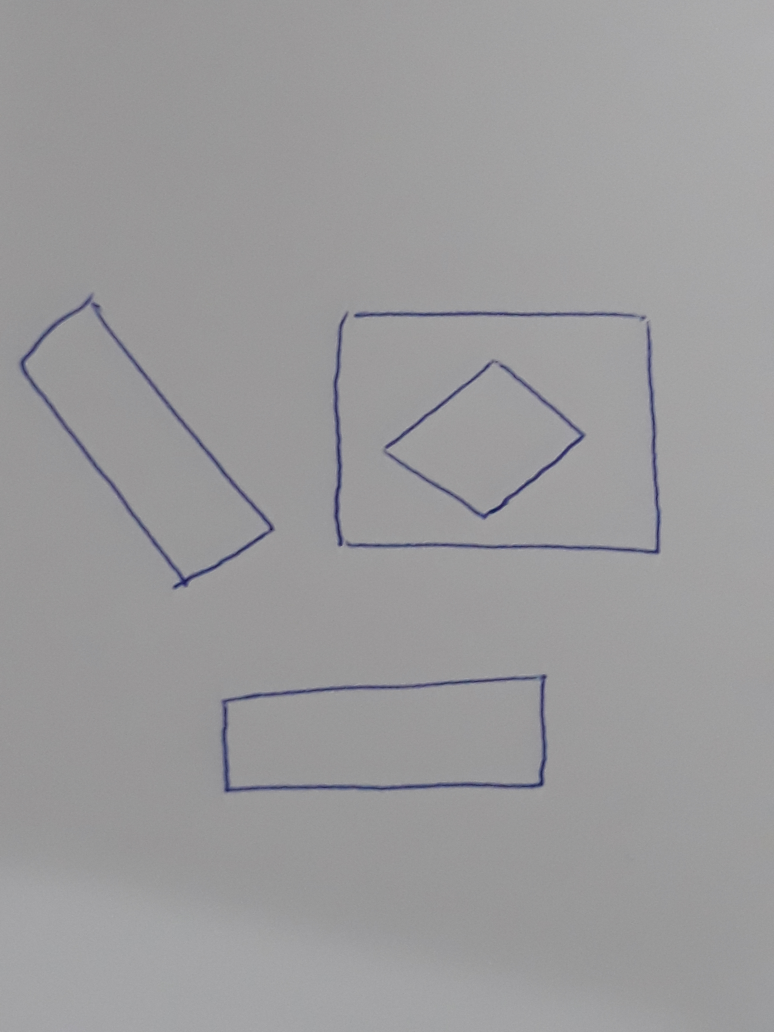
#> input picture photo1.jpg, 3096 x 4128 px (shown at 1/4 size)
$ python main.py
#> lines starting #> are read from the running program, lines starting #| are printed output that depends on the picture; after the words box and inside, x2 and y2 are one past the last pixel; in counts of white or black regions, pixels touching at a corner belong together
import math
import imutils
import cv2

img = cv2.imread('photo1.jpg') #returns numpy array of bgr numbers.
#> img is the input picture: shape (4128, 3096, 3); mean B, G, R 156.1, 154.7, 155.3
if img.shape[1] > 800:
    img = imutils.resize(img, width=800)
#> img: shape (1066, 800, 3)
grey_format_photo = cv2.cvtColor(img, cv2.COLOR_BGR2GRAY)

cv2.imshow("Grey format photo", grey_format_photo)
grey_format_photo = cv2.adaptiveThreshold(grey_format_photo, 255, cv2.ADAPTIVE_THRESH_GAUSSIAN_C, cv2.THRESH_BINARY, 11, 2)
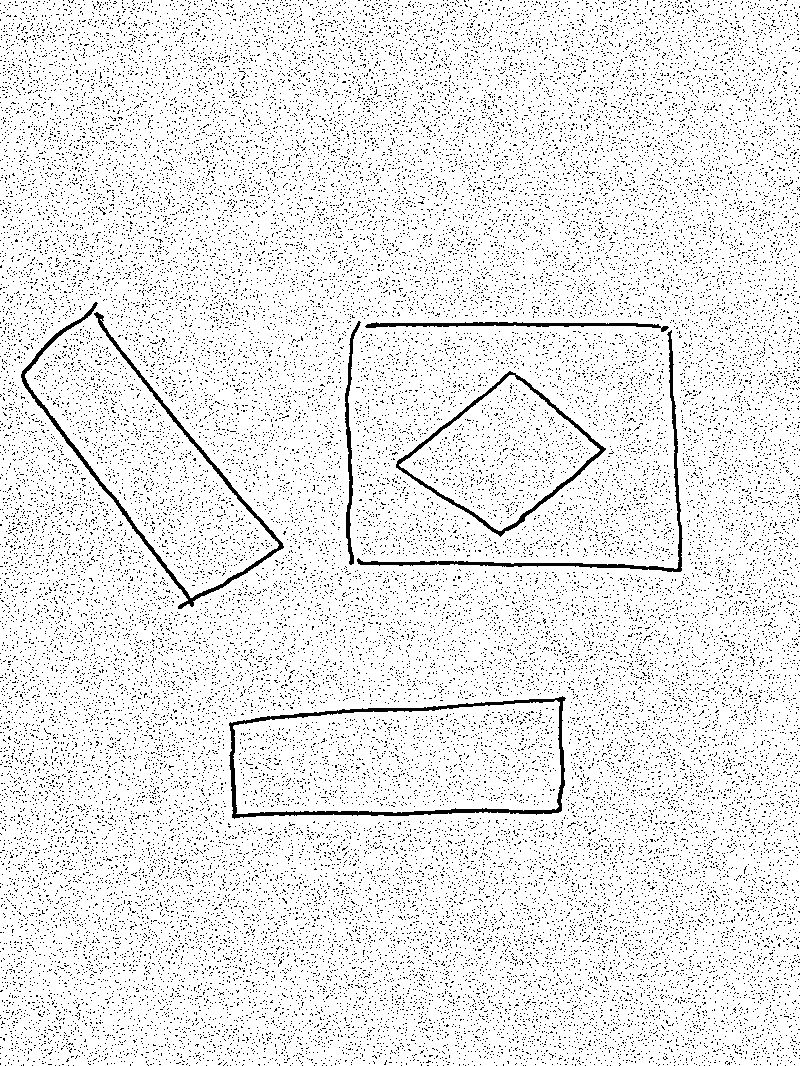
#> grey_format_photo: shape (1066, 800); 91.6% white; black in thin lines or dots
cv2.imshow("Adaptive Gaussian Thresholding", grey_format_photo)
grey_format_photo = cv2.GaussianBlur(grey_format_photo, (21, 21), cv2.BORDER_DEFAULT)
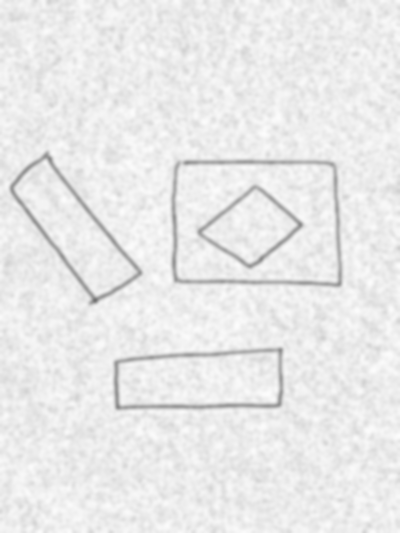
#> grey_format_photo: shape (1066, 800) (shown at 1/2 size); min 111, max 253, mean 233.5
cv2.imshow("Gaussian Blur photo", grey_format_photo)
cv2.imwrite("grey_format_photo.jpg", grey_format_photo)
canny_edged_photo = cv2.Canny(grey_format_photo, 35, 35)
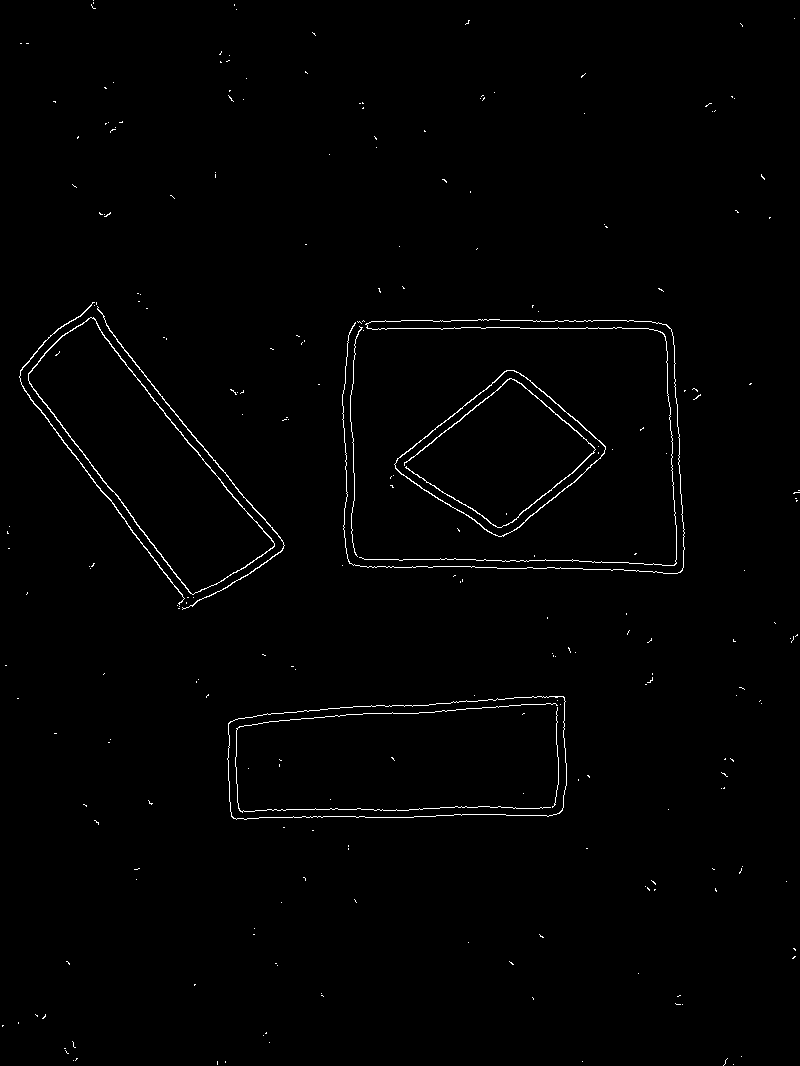
#> canny_edged_photo: shape (1066, 800); 0.95% white in thin lines or dots
cv2.imshow("Canny edged photo", canny_edged_photo)
cv2.imwrite("canny_edged_photo.jpg", canny_edged_photo)
kernel_matrix = cv2.getStructuringElement(cv2.MORPH_RECT, (7, 7))
morphological_closing = cv2.morphologyEx(canny_edged_photo, cv2.MORPH_CLOSE, kernel_matrix)
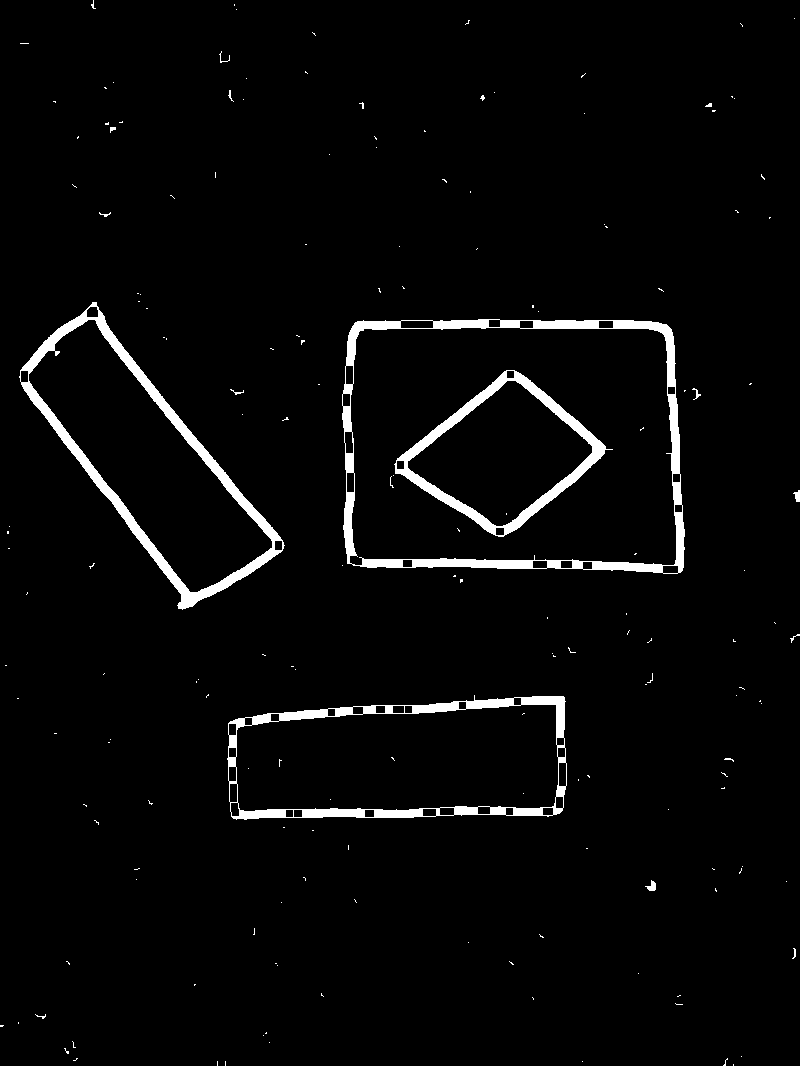
#> morphological_closing: shape (1066, 800); 3.1% white; 175 white regions (160 under 20 px)
cv2.imwrite("morphclosing.jpg", morphological_closing)
cv2.imshow("Closed contours image", morphological_closing)
finded_contours = cv2.findContours(morphological_closing.copy(), cv2.RETR_CCOMP, cv2.CHAIN_APPROX_SIMPLE)[1]
#> finded_contours = 227 contours, 169 with area under 20; largest, box (x1, y1, x2, y2) and area: (342, 319, 685, 574) 82396, (349, 327, 677, 566) 73957, (227, 695, 567, 820) 37111, (19, 302, 285, 610) 32794, (235, 704, 559, 812) 30542

rectangles = 0
circles = 0

for contour in finded_contours:
    square = cv2.contourArea(contour)
    perim = cv2.arcLength(contour, True)
    approx_contour = cv2.approxPolyDP(contour, 0.04 * perim, True)
    if len(approx_contour) == 4:
        if square > 2000:
            rectangles += 1
            cv2.drawContours(img, [approx_contour], -1, (0, 0, 255), 5)
            continue
    if square > 500:
        if perim == 0:
            break
        circ = 4 * math.pi * (square / (perim * perim))
        if 0.8 < circ < 1.2:
            circles += 1;
            cv2.drawContours(img, [contour], -1, (255, 0, 0), 4)
#> this loop made 227 passes
#> (square, perim) on passes 6, 8, 10, 15, 18, 19, 25, 26: (0.5, 10.24), (4, 15.66), (0.5, 16.24), (6, 27.31), (0, 6.83), (0.5, 8.24), (1, 9.66), (10, 24.49)
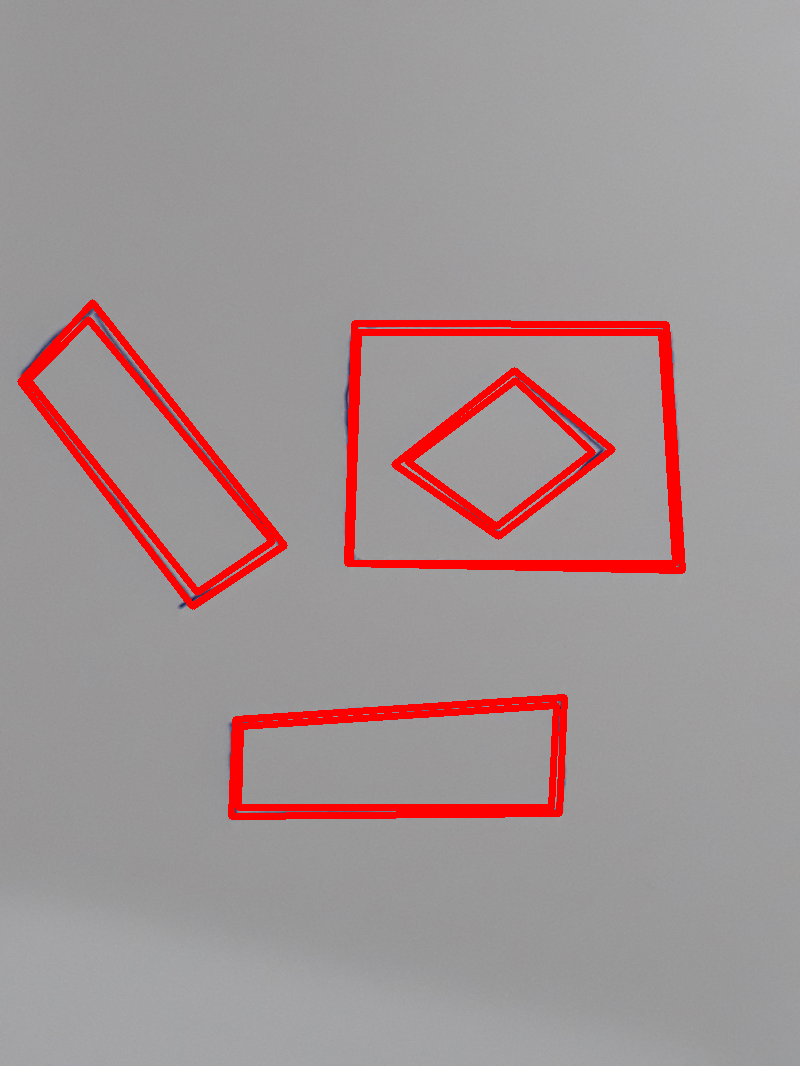
#> img: shape (1066, 800, 3); mean B, G, R 148.9, 148.1, 161.4
#> after the loop, circles = 0; rectangles = 8
circles = int(circles / 2)
rectangles = int(rectangles / 2)
#> rectangles = 4
print("Rectangles:",rectangles, "   Circles:",circles)
#| Rectangles: 4    Circles: 0
cv2.imshow("Image with drawed contours", img)
cv2.imwrite("lastimage.jpg", img)
cv2.waitKey(0)

$ run again, with photo2.jpg copied over photo1.jpg
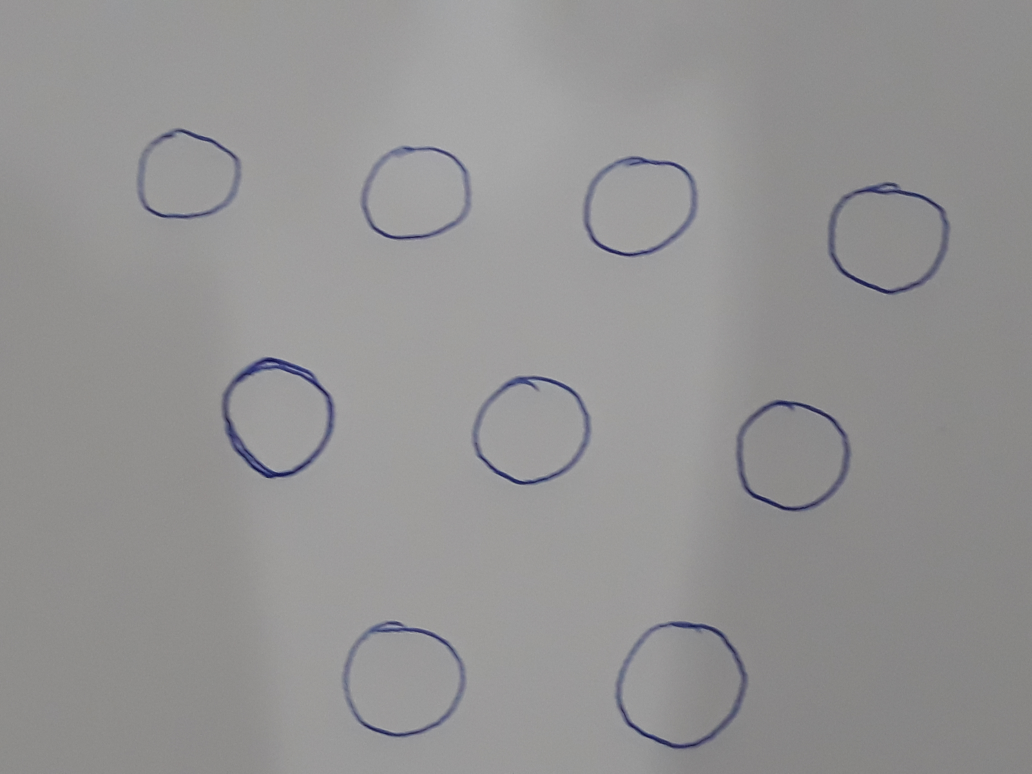
#> input picture photo2.jpg, 4128 x 3096 px (shown at 1/4 size)
#> img is the input picture: shape (3096, 4128, 3); mean B, G, R 147.1, 146.8, 147.6
#> `grey_format_photo = cv2.adaptiveThreshold(grey_format_photo, 255, cv2...`:
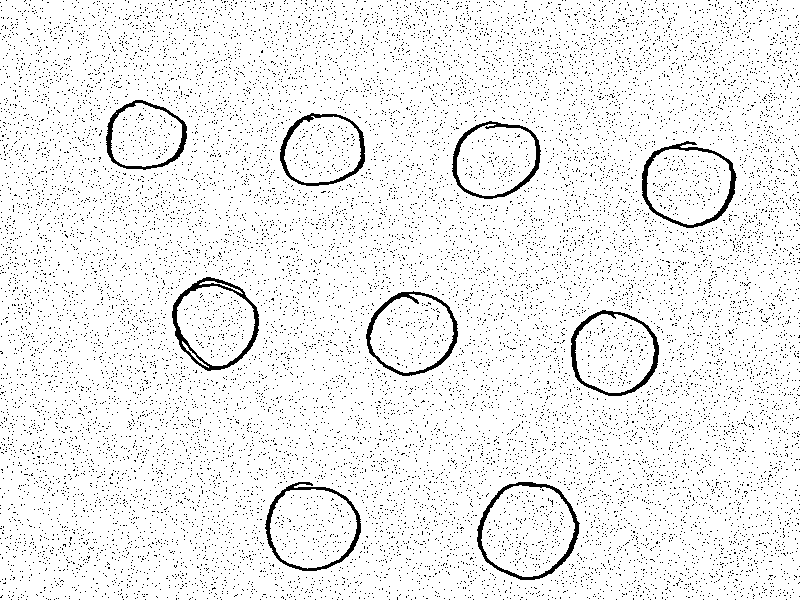
#> grey_format_photo: shape (600, 800); 93.9% white; black in thin lines or dots
#> canny_edged_photo: shape (600, 800); 1.1% white in thin lines or dots
#> morphological_closing: shape (600, 800); 3.6% white; 23 white regions (14 under 20 px)
#> finded_contours = 73 contours, 14 with area under 20; largest, box (x1, y1, x2, y2) and area: (475, 480, 581, 583) 8320, (263, 480, 363, 574) 7180, (640, 140, 738, 230) 6810, (170, 275, 261, 372) 6514, (569, 308, 661, 399) 6498
#> the loop `for contour in finded_contours:` made 73 passes
#> (square, perim, circ) on passes 2, 5, 7, 11, 21, 25, 27, 31: (8320.5, 343.1, 0.888), (5843.5, 288.1, 0.884), (7179.5, 320.1, 0.88), (4863.5, 263.4, 0.881), (6498.5, 305.2, 0.877), (4338.5, 246.2, 0.899), (6481.5, 302.5, 0.89), (4255, 248.1, 0.869)
#> after the loop `for contour in finded_contours:`:
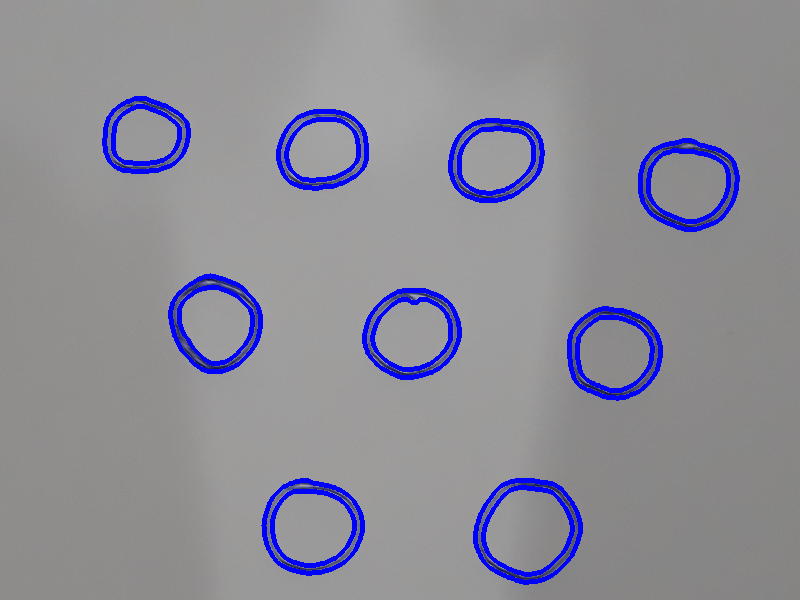
#> img: shape (600, 800, 3); mean B, G, R 151.7, 140.4, 141.2
#> after the loop `for contour in finded_contours:`: circles = 18; rectangles = 0
#> `circles = int(circles / 2)`: circles = 9
#| Rectangles: 0    Circles: 9

$ run again, with photo3.jpg copied over photo1.jpg
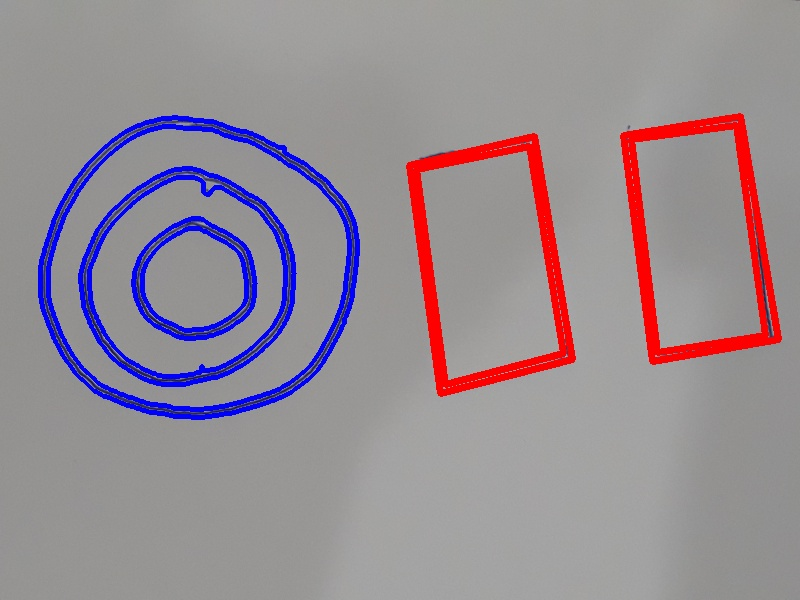
#> input picture photo3.jpg, 800 x 600 px
#> img is the input picture: shape (600, 800, 3); mean B, G, R 148.4, 140, 150.5
#> `grey_format_photo = cv2.adaptiveThreshold(grey_format_photo, 255, cv2...`:
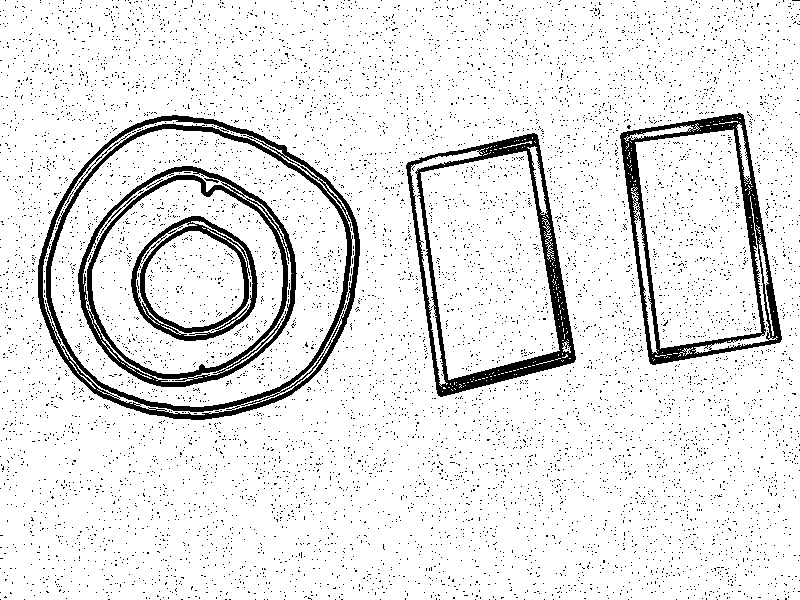
#> grey_format_photo: shape (600, 800); 90.4% white; 7745 black regions (7737 under 20 px), largest, box (x1, y1, x2, y2) and area: (38, 115, 360, 420) 9284, (406, 133, 576, 397) 7287, (620, 113, 782, 365) 6961
#> canny_edged_photo: shape (600, 800); 1.6% white in thin lines or dots
#> morphological_closing: shape (600, 800); 2.2% white; 32 white regions (19 under 20 px)
#> finded_contours = 58 contours, 20 with area under 20; largest, box (x1, y1, x2, y2) and area: (36, 114, 361, 421) 77449, (37, 114, 361, 421) 77252, (51, 129, 347, 407) 63512, (51, 130, 347, 407) 63232, (77, 165, 297, 388) 37286
#> the loop `for contour in finded_contours:` made 58 passes
#> (square, perim, approx_contour, circ) on passes 29, 30, 36, 46, 50: (1263, 205.3, [[545, 257], [559, 260], [571, 340], [557, 340]], 0.377), (683.5, 120, [[538, 213], [552, 215], [557, 256], [542, 256]], 0.596), (777.5, 138.2, [[537, 136], [523, 151], [489, 157], [484, 143]], 0.512), (556, 139.1, [[766, 284], [774, 288], [777, 343], [770, 342]], 0.361), (1016.5, 167.7, [[741, 177], [756, 183], [763, 243], [748, 241]], 0.454)
#> after the loop `for contour in finded_contours:`:
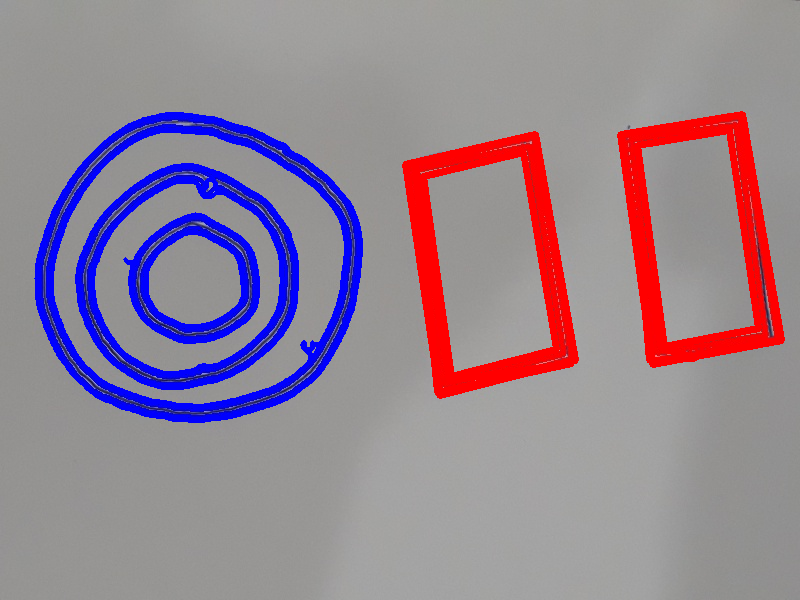
#> img: shape (600, 800, 3); 8.41% of pixels changed, all inside (x1, y1, x2, y2) = (34, 111, 785, 423)
#> after the loop `for contour in finded_contours:`: circles = 12; rectangles = 6
#> `rectangles = int(rectangles / 2)`: rectangles = 3
#| Rectangles: 3    Circles: 6
